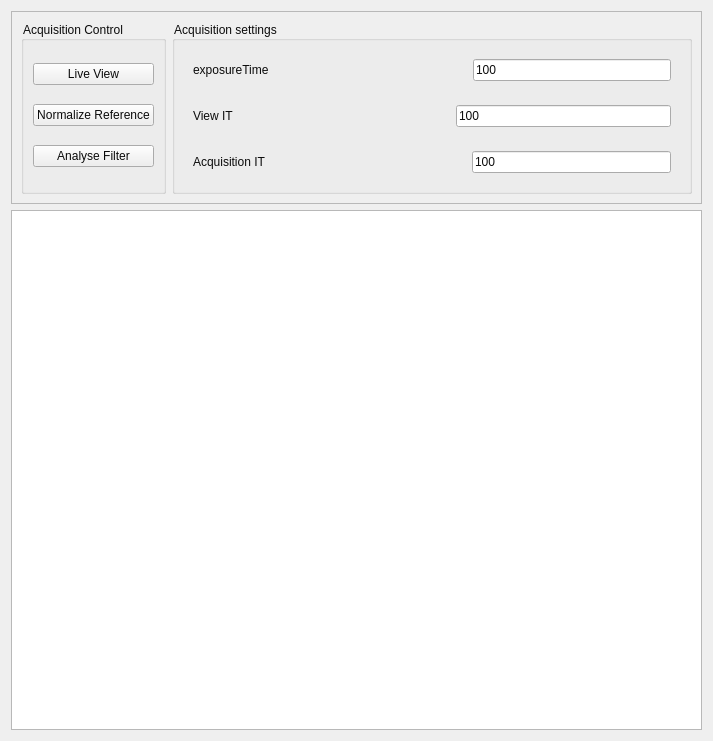
<?xml version="1.0" encoding="UTF-8"?>
<ui version="4.0">
 <class>simulationView</class>
 <widget class="QWidget" name="simulationView">
  <property name="geometry">
   <rect>
    <x>0</x>
    <y>0</y>
    <width>713</width>
    <height>741</height>
   </rect>
  </property>
  <property name="windowTitle">
   <string>Form</string>
  </property>
  <property name="styleSheet">
   <string notr="true">
QWidget{
color:#0B0B0B;
font: 11pt &quot;OpenSans-Light&quot;;
}
</string>
  </property>
  <layout class="QVBoxLayout" name="verticalLayout_3">
   <item>
    <widget class="QFrame" name="fr_control">
     <property name="frameShape">
      <enum>QFrame::StyledPanel</enum>
     </property>
     <property name="frameShadow">
      <enum>QFrame::Raised</enum>
     </property>
     <layout class="QHBoxLayout" name="horizontalLayout_2">
      <item>
       <widget class="QGroupBox" name="AcquisitionControl">
        <property name="sizePolicy">
         <sizepolicy hsizetype="Minimum" vsizetype="Preferred">
          <horstretch>0</horstretch>
          <verstretch>0</verstretch>
         </sizepolicy>
        </property>
        <property name="autoFillBackground">
         <bool>false</bool>
        </property>
        <property name="styleSheet">
         <string notr="true">border-color: rgb(0, 0, 0);</string>
        </property>
        <property name="title">
         <string>Acquisition Control</string>
        </property>
        <layout class="QVBoxLayout" name="verticalLayout">
         <item>
          <widget class="QFlashButton" name="pb_liveView">
           <property name="styleSheet">
            <string notr="true"/>
           </property>
           <property name="text">
            <string>Live View</string>
           </property>
          </widget>
         </item>
         <item>
          <widget class="QPushButton" name="pb_normalize">
           <property name="styleSheet">
            <string notr="true"/>
           </property>
           <property name="text">
            <string>Normalize Reference</string>
           </property>
          </widget>
         </item>
         <item>
          <widget class="QPushButton" name="pb_analyse">
           <property name="text">
            <string>Analyse Filter</string>
           </property>
          </widget>
         </item>
        </layout>
       </widget>
      </item>
      <item>
       <widget class="QGroupBox" name="AcquisitionSettings">
        <property name="sizePolicy">
         <sizepolicy hsizetype="Minimum" vsizetype="Preferred">
          <horstretch>0</horstretch>
          <verstretch>0</verstretch>
         </sizepolicy>
        </property>
        <property name="autoFillBackground">
         <bool>false</bool>
        </property>
        <property name="styleSheet">
         <string notr="true">border-color: rgb(0, 0, 0);</string>
        </property>
        <property name="title">
         <string>Acquisition settings</string>
        </property>
        <layout class="QVBoxLayout" name="verticalLayout_2">
         <item>
          <widget class="QWidget" name="widget" native="true">
           <layout class="QHBoxLayout" name="horizontalLayout">
            <item>
             <widget class="QLabel" name="la_acqTime">
              <property name="text">
               <string>exposureTime</string>
              </property>
             </widget>
            </item>
            <item>
             <spacer name="horizontalSpacer">
              <property name="orientation">
               <enum>Qt::Horizontal</enum>
              </property>
              <property name="sizeHint" stdset="0">
               <size>
                <width>40</width>
                <height>20</height>
               </size>
              </property>
             </spacer>
            </item>
            <item>
             <widget class="QLineEdit" name="le_acqTime">
              <property name="text">
               <string>100</string>
              </property>
             </widget>
            </item>
           </layout>
          </widget>
         </item>
         <item>
          <widget class="QWidget" name="widget_2" native="true">
           <layout class="QHBoxLayout" name="horizontalLayout_3">
            <item>
             <widget class="QLabel" name="la_acqTime_2">
              <property name="text">
               <string>View IT</string>
              </property>
             </widget>
            </item>
            <item>
             <spacer name="horizontalSpacer_2">
              <property name="orientation">
               <enum>Qt::Horizontal</enum>
              </property>
              <property name="sizeHint" stdset="0">
               <size>
                <width>40</width>
                <height>20</height>
               </size>
              </property>
             </spacer>
            </item>
            <item>
             <widget class="QLineEdit" name="le_acqTime_2">
              <property name="text">
               <string>100</string>
              </property>
             </widget>
            </item>
           </layout>
          </widget>
         </item>
         <item>
          <widget class="QWidget" name="widget_3" native="true">
           <layout class="QHBoxLayout" name="horizontalLayout_4">
            <item>
             <widget class="QLabel" name="la_acqTime_3">
              <property name="text">
               <string>Acquisition IT</string>
              </property>
             </widget>
            </item>
            <item>
             <spacer name="horizontalSpacer_3">
              <property name="orientation">
               <enum>Qt::Horizontal</enum>
              </property>
              <property name="sizeHint" stdset="0">
               <size>
                <width>40</width>
                <height>20</height>
               </size>
              </property>
             </spacer>
            </item>
            <item>
             <widget class="QLineEdit" name="le_acqTime_3">
              <property name="text">
               <string>100</string>
              </property>
             </widget>
            </item>
           </layout>
          </widget>
         </item>
        </layout>
       </widget>
      </item>
     </layout>
    </widget>
   </item>
   <item>
    <widget class="GraphicsLayoutWidget" name="pyqtgraphWidget"/>
   </item>
  </layout>
 </widget>
 <customwidgets>
  <customwidget>
   <class>GraphicsLayoutWidget</class>
   <extends>QGraphicsView</extends>
   <header>pyqtgraph.h</header>
  </customwidget>
  <customwidget>
   <class>QFlashButton</class>
   <extends>QPushButton</extends>
   <header>QFlashButton.h</header>
  </customwidget>
 </customwidgets>
 <resources/>
 <connections/>
</ui>
